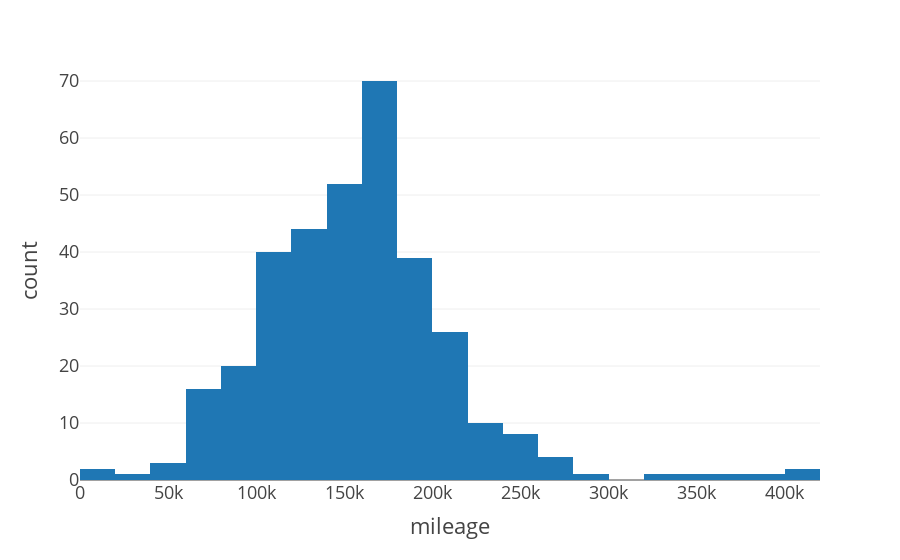

Notebook code for this chart:
### Code cell
plt_mileage = px.histogram(df, x=df.mileage, template="presentation")
plt_mileage.show(config={'displayModeBar': False})

# pio.write_html(plt_mileage, file='./data/img/plt_mileage.html', full_html=False, include_plotlyjs='cdn', auto_open=False)

### Figure 1 — Plotly figure (JSON) as saved in the notebook; plotly's stock layout.template omitted (floating-point values rounded to 4 significant figures; data arrays with more than 128 entries replaced by an {"elided": "..."} marker saying what was removed)
{"data": [{"alignmentgroup": "True", "bingroup": "x", "hovertemplate": "mileage=%{x}<br>count=%{y}<extra></extra>", "legendgroup": "", "marker": {"color": "#1F77B4"}, "name": "", "offsetgroup": "", "orientation": "v", "showlegend": false, "type": "histogram", "x": {"elided": "342 int values"}, "xaxis": "x", "yaxis": "y"}], "layout": {"barmode": "relative", "legend": {"tracegroupgap": 0}, "margin": {"t": 60}, "xaxis": {"anchor": "y", "domain": [0, 1], "title": {"text": "mileage"}}, "yaxis": {"anchor": "x", "domain": [0, 1], "title": {"text": "count"}}}}
